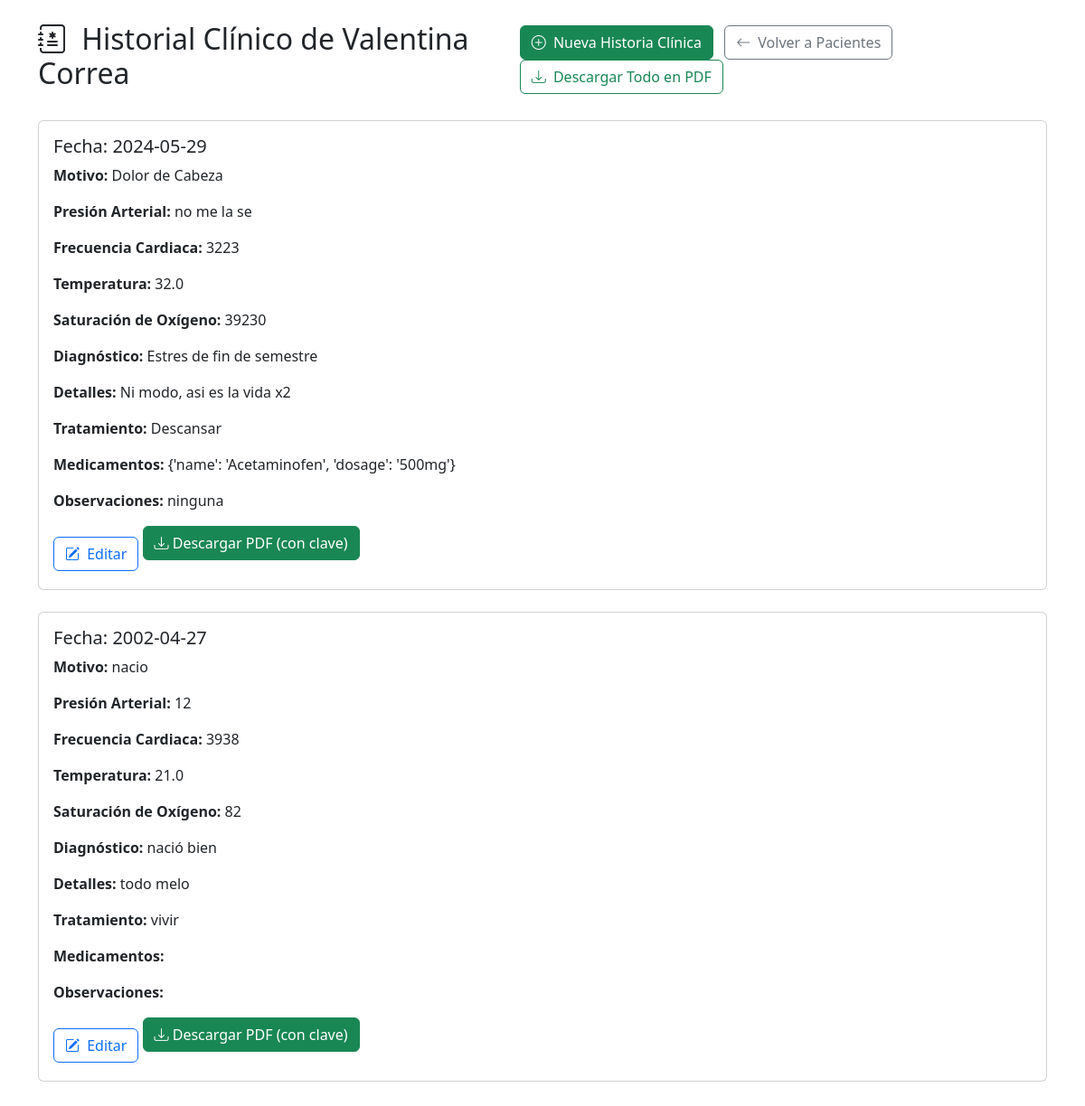
/patients/1/historial, run on the app's committed database.
### eh_app/models/paciente.py (models this page shows)
class Paciente(db.Model):
    __tablename__ = 'pacientes'
    id = db.Column(db.Integer, primary_key=True)
    first_name = db.Column(db.String, nullable=False)
    last_name = db.Column(db.String, nullable=False)
    document_type = db.Column(db.String, nullable=False)
    document_number = db.Column(db.String, nullable=False, unique=True)
    birth_date = db.Column(db.String, nullable=False)
    gender = db.Column(db.String, nullable=False)
    email = db.Column(db.String)
    phone = db.Column(db.String, nullable=False)
    address = db.Column(db.String)
    city = db.Column(db.String)
    blood_type = db.Column(db.String)
    allergies = db.Column(db.String)
    medical_history = db.Column(db.String)
    insurance = db.Column(db.String)
    occupation = db.Column(db.String)
    referred_by = db.Column(db.String)
    notes = db.Column(db.String)

### eh_app/models/historia_clinica.py (models this page shows)
class HistoriaClinica(db.Model):
    __tablename__ = 'historias_clinicas'
    id = db.Column(db.Integer, primary_key=True)
    patient_id = db.Column(db.Integer, db.ForeignKey('pacientes.id'), nullable=False)
    record_date = db.Column(db.Date, default=datetime.utcnow)
    reason = db.Column(db.String, nullable=False)
    blood_pressure = db.Column(db.String)
    heart_rate = db.Column(db.Integer)
    temperature = db.Column(db.Float)
    oxygen_saturation = db.Column(db.Integer)
    diagnosis = db.Column(db.String, nullable=False)
    diagnosis_details = db.Column(db.Text)
    treatment = db.Column(db.Text)
    medications = db.Column(JSON, nullable=True)  # Lista de objetos con nombre y dosis
    observations = db.Column(db.Text)
    paciente = db.relationship('Paciente', backref='historias_clinicas', lazy=True)

### eh_app/routes/auth.py (the view)
@auth_bp.route('/patients/<int:patient_id>/historial')
def view_historial_clinico(patient_id):
    paciente = Paciente.query.get_or_404(patient_id)
    historias = HistoriaClinica.query.filter_by(patient_id=patient_id).order_by(HistoriaClinica.record_date.desc()).all()
    return render_template('records.html', paciente=paciente, historias=historias)

### eh_app/templates/records.html
{% extends 'base.html' %} {% block content %}
<div class="container py-4">
  <div class="d-flex justify-content-between align-items-center mb-4">
    <h2>
      <i class="bi bi-journal-medical me-2"></i> Historial Clínico de {{
      paciente.first_name }} {{ paciente.last_name }}
    </h2>
    <div>
      <a
        href="{{ url_for('auth.new_historial_clinico', patient_id=paciente.id) }}"
        class="btn btn-success"
      >
        <i class="bi bi-plus-circle me-1"></i> Nueva Historia Clínica
      </a>
      <a
        href="{{ url_for('auth.patients') }}"
        class="btn btn-outline-secondary ms-2"
      >
        <i class="bi bi-arrow-left me-1"></i> Volver a Pacientes
      </a>
      <a
        href="{{ url_for('auth.download_historial_pdf', patient_id=paciente.id) }}"
        class="btn btn-outline-success"
      >
        <i class="bi bi-download me-1"></i> Descargar Todo en PDF
      </a>
    </div>
  </div>
  {% if historias %} {% for historia in historias %}
  <div class="card mb-4">
    <div class="card-body">
      <h5 class="card-title">
        Fecha: {{ historia.record_date.strftime('%Y-%m-%d') }}
      </h5>
      <p class="card-text"><strong>Motivo:</strong> {{ historia.reason }}</p>
      <p class="card-text">
        <strong>Presión Arterial:</strong> {{ historia.blood_pressure }}
      </p>
      <p class="card-text">
        <strong>Frecuencia Cardiaca:</strong> {{ historia.heart_rate }}
      </p>
      <p class="card-text">
        <strong>Temperatura:</strong> {{ historia.temperature }}
      </p>
      <p class="card-text">
        <strong>Saturación de Oxígeno:</strong> {{ historia.oxygen_saturation }}
      </p>
      <p class="card-text">
        <strong>Diagnóstico:</strong> {{ historia.diagnosis }}
      </p>
      <p class="card-text">
        <strong>Detalles:</strong> {{ historia.diagnosis_details }}
      </p>
      <p class="card-text">
        <strong>Tratamiento:</strong> {{ historia.treatment }}
      </p>
      <p class="card-text">
        <strong>Medicamentos:</strong> {{ historia.medications | join(', ') }}
      </p>
      <p class="card-text">
        <strong>Observaciones:</strong> {{ historia.observations }}
      </p>
      <a
        href="{{ url_for('auth.edit_historial_clinico', patient_id=paciente.id, historia_id=historia.id) }}"
        class="btn btn-outline-primary mt-2"
      >
        <i class="bi bi-pencil-square me-1"></i> Editar
      </a>
      <a
        href="{{ url_for('auth.download_historia_clinica', patient_id=paciente.id) }}"
        class="btn btn-success mb-3"
      >
        <i class="bi bi-download"></i> Descargar PDF (con clave)
      </a>
    </div>
  </div>
  {% endfor %} {% else %}
  <div class="alert alert-info text-center">
    <i class="bi bi-info-circle me-2"></i> Este paciente aún no tiene historias
    clínicas registradas.
  </div>
  {% endif %}
</div>
{% endblock %}

### eh_app/templates/base.html (shortened to what this page needs)
<!DOCTYPE html>
<html lang="es">
<head>
  <link href="https://cdn.jsdelivr.net/npm/bootstrap@5.3.2/dist/css/bootstrap.min.css" rel="stylesheet">
  <link href="https://cdn.jsdelivr.net/npm/bootstrap-icons@1.10.5/font/bootstrap-icons.css" rel="stylesheet">
</head>
<body>
  <div class="container-fluid">
    {% block content %}{% endblock %}
  </div>
</body>
</html>

### data on the page
Paciente: first_name "Valentina", last_name "Correa"
HistoriaClinica: record_date "2024-05-29", reason "Dolor de Cabeza", blood_pressure "no me la se", heart_rate "3223", temperature "32.0", oxygen_saturation "39230", diagnosis "Estres de fin de semestre", diagnosis_details "Ni modo, asi es la vida x2", treatment "Descansar", medications "{'name': 'Acetaminofen', 'dosage': '500mg'}", observations "ninguna"
HistoriaClinica: record_date "2002-04-27", reason "nacio", blood_pressure "12", heart_rate "3938", temperature "21.0", oxygen_saturation "82", diagnosis "nació bien", diagnosis_details "todo melo", treatment "vivir"
